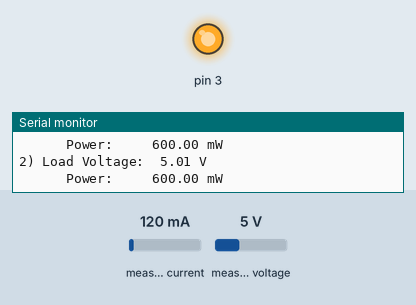
The sketch below on a simulated Arduino Leonardo, built with avr-gcc and run on an emulated ATmega32U4. Parts: output pins drawn as LEDs (lit = HIGH), the last lines printed to the serial monitor. The inputs (shaded band) are chosen by the test bench; at power-on: measured current 120 mA, measured voltage 5 V.

Above: at 0.7 s.
At 3.3 s:
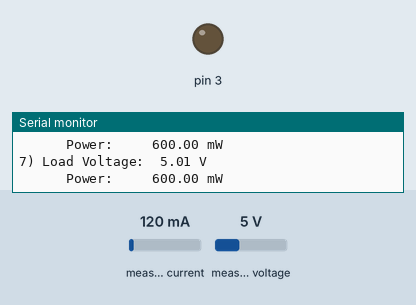
Timing chart, 0 to 6.7 s (numbered marks = the images above):
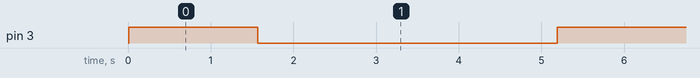

Measured:
- by itself, pin 3: alternates HIGH for 1.6 s and LOW for 3.6 s

The sketch:

Measure_single_HT_power.ino
```cpp
#include <Wire.h>
#include <Adafruit_INA219.h>

Adafruit_INA219 ina219;
int HT_iter = 1;

void setup(void)
{
  Serial.begin(115200);
  while (!Serial) {
      // will pause Zero, Leonardo, etc until serial console opens
      delay(1);
  }

  uint32_t currentFrequency;

  Serial.println("Hello!");

  // Initialize the INA219.
  // By default the initialization will use the largest range (32V, 2A).  However
  // you can call a setCalibration function to change this range (see comments).
  ina219.begin();
  // To use a slightly lower 32V, 1A range (higher precision on amps):
  //ina219.setCalibration_32V_1A();
  // Or to use a lower 16V, 400mA range (higher precision on volts and amps):
  ina219.setCalibration_16V_400mA();

  Serial.println("Measuring voltage and current with INA219 ...");
  pinMode(3, OUTPUT);
}

void loop(void)
{
  Serial.print(HT_iter);
  if(HT_iter <=3){
    digitalWrite(3, HIGH);
    delay(10);
  }
  else if(HT_iter < 10){
    digitalWrite(3, LOW);
    delay(10);
  }
  else if(HT_iter == 10){
    digitalWrite(3, LOW);
    delay(10);
    HT_iter = 0;
  }
  HT_iter++;

  float shuntvoltage = 0;
  float busvoltage = 0;
  float current_mA = 0;
  float loadvoltage = 0;
  float power_mW = 0;

  shuntvoltage = ina219.getShuntVoltage_mV();
  busvoltage = ina219.getBusVoltage_V();
//  current_mA = ina219.getCurrent_mA();
  power_mW = ina219.getPower_mW();
  loadvoltage = busvoltage + (shuntvoltage / 1000);

//  Serial.print("Bus Voltage:   "); Serial.print(busvoltage); Serial.println(" V");
//  Serial.print("Shunt Voltage: "); Serial.print(shuntvoltage); Serial.println(" mV");
  Serial.print(") Load Voltage:  "); Serial.print(loadvoltage); Serial.println(" V");
//  Serial.print("Current:       "); Serial.print(current_mA); Serial.println(" mA");

  Serial.print("      Power:     "); Serial.print(power_mW); Serial.println(" mW");
  Serial.println("");

  delay(500);
}
```
